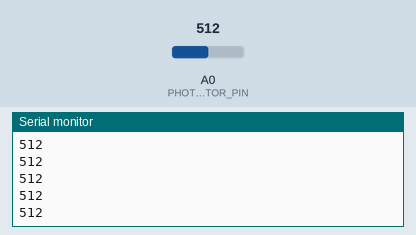
Bench run of a sketch on a simulated Arduino Uno, built with avr-gcc and run on an emulated ATmega328P. On the bench: the last lines printed to the serial monitor. Inputs (shaded band) come from the test bench; at power-on: A0 (PHOTORESISTOR_PIN) = 512.

Above: at 1.2 s.
1.3 s: A0 (PHOTORESISTOR_PIN) set to 716
At 1.31 s:
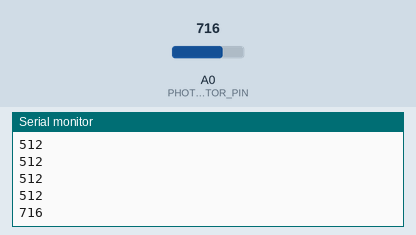
2.8 s: A0 (PHOTORESISTOR_PIN) set to 900
At 2.81 s:
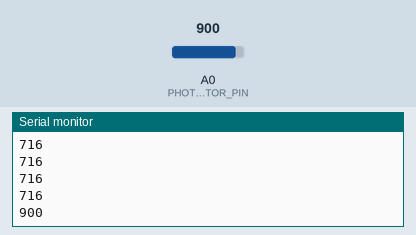
Timing chart, 0 to 5.8 s (numbered marks = the images above; inputs shaded):
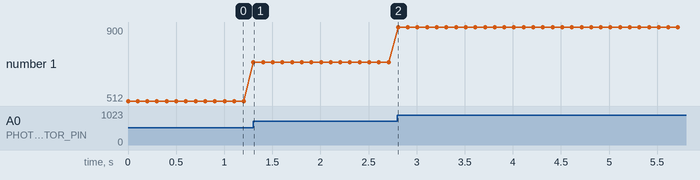

Measured:
- after the input at 1.3 s, the serial monitor: prints a new line at once (image 1)
- after the input at 2.8 s, the serial monitor: prints a new line at once (image 2)
- plotted number 1: 512 → 716 after the input at 1.3 s, 716 → 900 after the input at 2.8 s

The sketch:

Day03_Sensor.ino
```cpp
/* ###########################################################
   ###   30 DAYS LOST IN SPACE - INVENTR.IO                 ###
   ###   DAY 03: SENSOR - Photoresistor light detection     ###
   ###   Learn analogRead() and serial communication        ###
   ###   Last Updated: 30-12-2024                           ###
   ########################################################### */

/* ###########################################################
   ###   1. Pin Definitions                                 ###
   ########################################################### */

const int PHOTORESISTOR_PIN = A0;

/* ###########################################################
   ###   2. Setup Function                                  ###
   ########################################################### */

void setup() {
  Serial.begin(9600);
  pinMode(PHOTORESISTOR_PIN, INPUT);
}

/* ###########################################################
   ###   3. Main Loop                                       ###
   ########################################################### */

void loop() {
  int sensorValue = analogRead(PHOTORESISTOR_PIN);
  Serial.println(sensorValue);
  delay(100);
}

/* ###########################################################
   ###           END OF DAY 03 - SENSOR                     ###
   ########################################################### */
```
